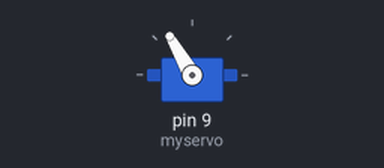
Simulated run of this sketch. Board: Arduino Uno, built with avr-gcc and run on an emulated ATmega328P. Parts: servo.

Above: at 0.05 s.
At 5.2 s:
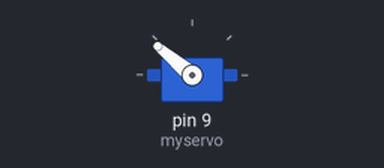
Timing chart, 0 to 9.4 s (numbered marks = the images above):
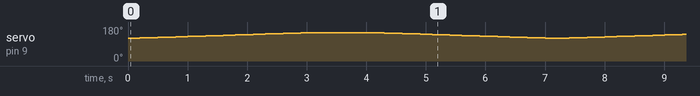

The sketch:

servo.ino
```cpp
#include <Servo.h>

Servo myservo;  // Create a servo object to control the servo motor
int i, j;

void setup() {
  myservo.attach(9);  // The servo signal pin is connected to digital pin 9
}

void loop() {

  for (i=120; i<=150; i++){
  myservo.write(i);
  delay(100);
  }
  delay(1000);
  for (i=150; i>=120; --i){
  myservo.write(i);
  delay(100);
  }

}
```
